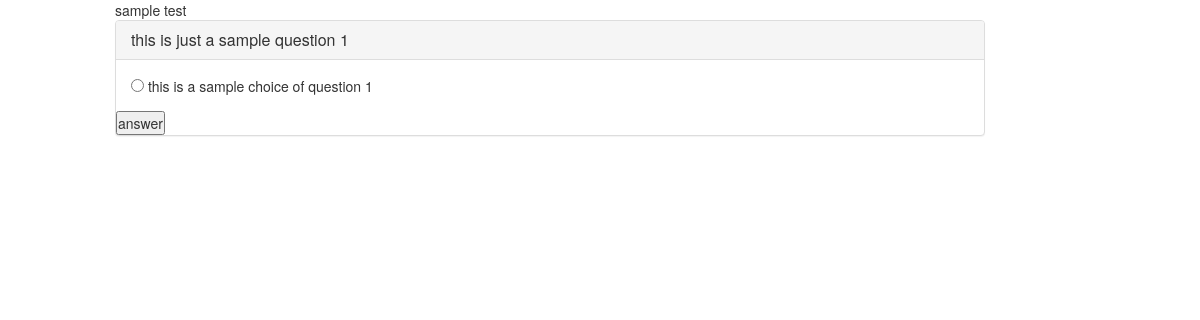
Page /qtest/1/ (signed in) on the earlier database version.
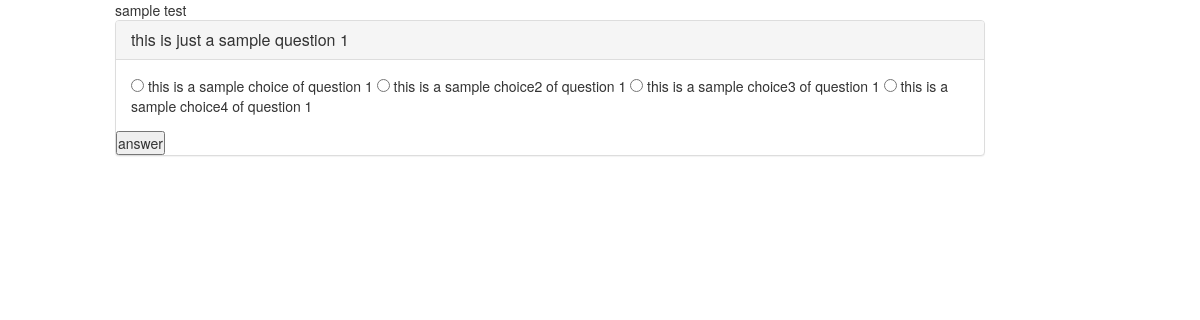
Same page on the later database version.
### registration/models.py (models this page shows, shortened)
class Choice(models.Model):
    choice=models.CharField(max_length=256)
    questions=models.ForeignKey(Question,on_delete=models.CASCADE)

### registration/views.py (the view, shortened to what this page needs)
# urls.py: url(r'^qtest/(?P<test_id>[0-9]+)/$',views.TestQuestionView.as_view(),name="qtest"),
class TestQuestionView(LoginRequiredMixin,View):
	login_url = '/login/'
	redirect_field_name = '/login/'
	template_name="question.html"
	ii = 1
	def get(self,request,test_id):
		t=get_object_or_404(Tests,pk=test_id)
		error=''
		j=1
		for q in Question.objects.filter(testno=t.id):
			if j < self.ii:
				j+=1
			else:
				break
		context={
			"q":q,
			"t":t,
			"error_message":error
		}
		return render(request,self.template_name,context)

### registration/templates/question.html (shortened to what this page needs)
{% extends 'base.html' %}
{% block body %}
<div class="col-md-9 col-md-offset-1 test">
{{ t.test_text }}
        <div class="panel panel-default">
          <div class="panel-heading">
            <h3 class="panel-title">
                {{ q.question }}
            </h3>
          </div>
         <form method="post" action="{% url 'qtest' t.id %}">{% csrf_token %}
             <div class="panel-body">
            {% for c in q.choice_set.all %}
                  <input type="radio" name="choice" id="choice{{ forloop.counter }}" value="{{ c.id }}" />
                {{ c.choice }}
            {% endfor %}
             </div>
             <input type="submit" value="answer" >
         </form>
        </div>
</div>
{% endblock %}

Differences in the rows shown:
added Choice: choice "this is a sample choice2 of question 1"
added Choice: choice "this is a sample choice3 of question 1"
added Choice: choice "this is a sample choice4 of question 1"
